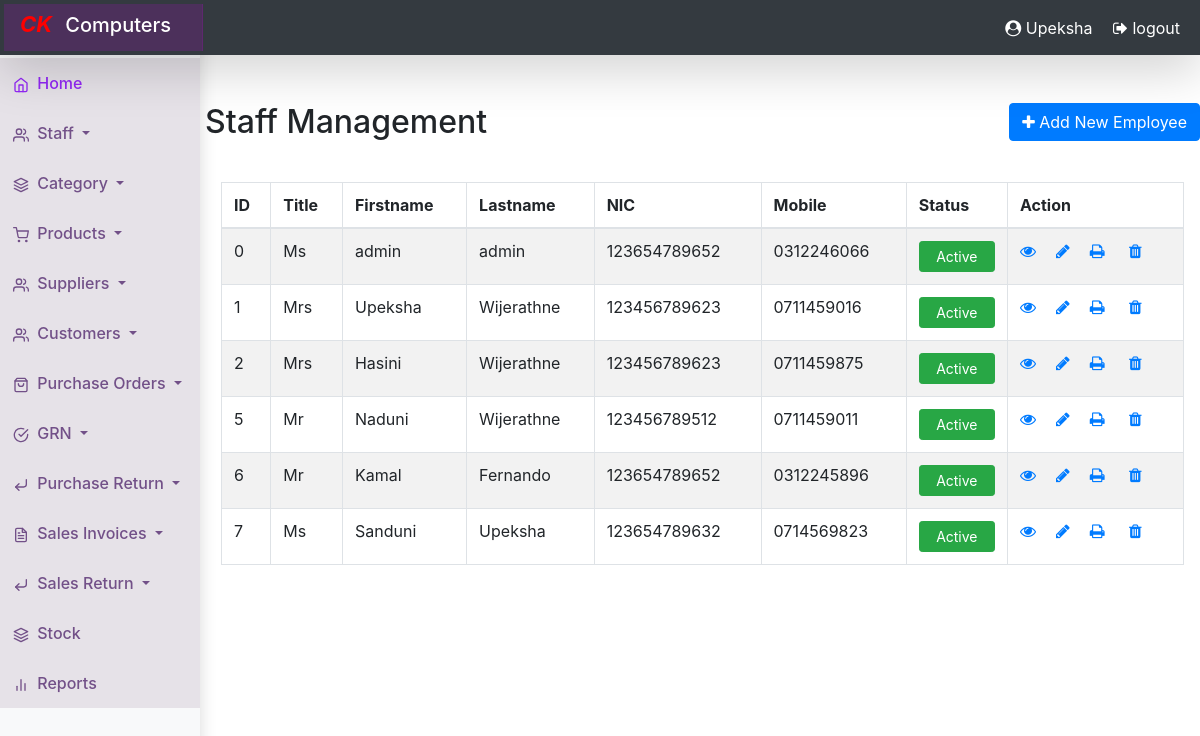
Before: /staff/index.php (signed in) with the older database file.
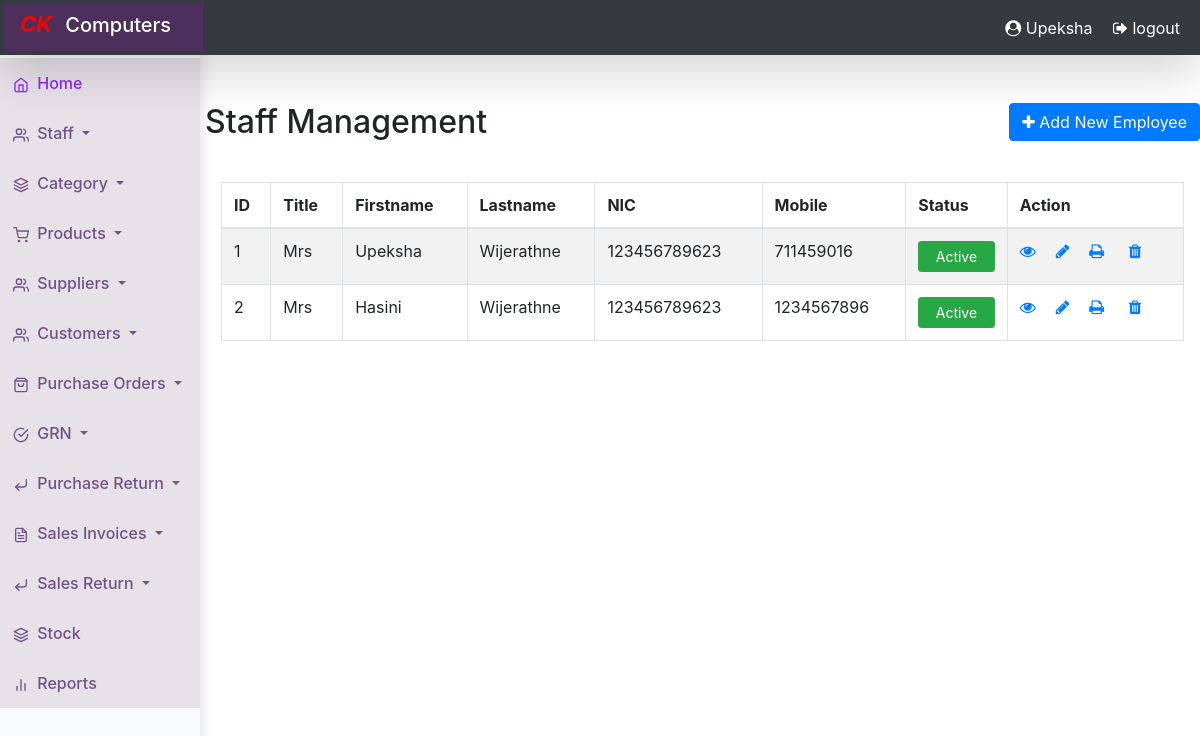
After: the same page with the newer database file.
### tables this page shows
CREATE TABLE `staff` (
  `id` int(100) NOT NULL,
  `title` varchar(11) NOT NULL,
  `firstname` varchar(30) NOT NULL,
  `lastname` varchar(30) NOT NULL,
  `gender` varchar(11) NOT NULL,
  `address` varchar(100) NOT NULL,
  `email` varchar(30) NOT NULL,
  `mobile` int(10) NOT NULL,
  `dob` date NOT NULL,
  `nic` bigint(50) NOT NULL,
  `user_type` varchar(20) NOT NULL,
  `username` varchar(30) NOT NULL DEFAULT '',
  `password` varchar(50) NOT NULL DEFAULT '',
  `status` tinyint(4) NOT NULL DEFAULT 1
);

### staff/index.php (the view, shortened to what this page needs)
<?php
require_once '../common/config.php';
?>
<?php include "../common/header.php"; ?>
 <?php require_once '../common/navbar.php'; ?>
<!DOCTYPE html>
<html lang="en">
    <head>
    <link rel="stylesheet" type="text/css" href="https://cdn.datatables.net/v/dt/dt-1.12.1/datatables.min.css"/>
    <link rel="stylesheet" href="https://maxcdn.bootstrapcdn.com/font-awesome/4.7.0/css/font-awesome.min.css">
    </head>
    <body style="background-image: url(../images/BG100.jpg); background-size: cover; background-repeat:no-repeat;">
    <div class="wrapper">
            <div class="row">
            <div class="col-lg-2"></div>
                <div class="col-lg-10">
                    <div class="mt-5 mb-3 clearfix">
                        <h2 class="pull-left">Staff Management</h2>
                        <a href="create.php" class="btn btn-primary pull-right"><i class="fa fa-plus"></i> Add New Employee</a>
                    </div>
                    <?php
                    $sql = "SELECT * FROM staff ";
                    if($result = mysqli_query($link, $sql)){
                        if(mysqli_num_rows($result) > 0){
                            echo '<div class="bg-white p-3"><table class="table table-bordered table-striped " id="myTable" >';
                                echo "<thead>";
                                    echo "<tr>";
                                        echo "<th>ID</th>";
                                        echo "<th>Title</th>";
                                        echo "<th>Firstname</th>";
                                        echo "<th>Lastname</th>";
                                        echo "<th>NIC</th>";
                                        echo "<th>Mobile</th>";
                                        echo "<th>Status</th>";
                                        echo "<th>Action</th>";
                                    echo "</tr>";
                                echo "</thead>";
                                echo "<tbody>";
                                while($row = mysqli_fetch_array($result)){
                                    echo "<tr>";
                                        echo "<td>" . $row['id'] . "</td>";
                                        echo "<td>" . $row['title'] . "</td>";
                                        echo "<td>" . $row['firstname'] . "</td>";
                                        echo "<td>" . $row['lastname'] . "</td>";
                                        echo "<td>" . $row['nic'] . "</td>";
                                        echo "<td>" . $row['mobile'] . "</td>";
                                        echo "<td>";
                                            $status = $row['status'];
                                            if($status==1){
                                                echo "<a href='delete.php?id=". $row['id'] ."' class='btn btn-success btn-sm col-sm-12' role='button'>Active</a>";
                                            }else{
                                                echo "<a href='delete2.php?id=". $row['id'] ."' class='btn btn-danger btn-sm col-sm-12' role='button'>Deactive</a>";
                                            }
                                        echo "</td>";
                                        echo "<td>";
                                            echo '<a href="view.php?id='. $row['id'] .'" class=" icon" title="View Record" data-toggle="tooltip"><span class="fa fa-eye"></span></a>';
                                            echo '<a href="update.php?id='. $row['id'] .'" class=" icon" title="Update Record" data-toggle="tooltip"><span class="fa fa-pencil"></span></a>';
                                            echo '<a href="print.php?id='. $row['id'] .'" class=" icon" title="print Record" data-toggle="tooltip"><span class="fa fa-print"></span></a>';
                                            if($status==1){
                                                echo "<a href='delete.php?id=". $row['id'] ."' title='Deactivate' data-toggle='tooltip'>&nbsp;<i class='fa fa-trash'></i></a>";
                                            }else{
                                                echo "<a href='delete2.php?id=". $row['id'] ."' title='Activate' data-toggle='tooltip'>&nbsp;<i class='fa fa-trash'></i></a>";
                                            }
                                        echo "</td>";
                                    echo "</tr>";
                                    ?>
                                <?php }
                                echo "</tbody>";
                                echo "</table></div>";
                            } else{
                                echo '<div class="alert alert-danger"><em>No records were found.</em></div>';
                            }
                        } else{
                            echo "Oops! Something went wrong. Please try again later.";
                        }
                    ?>
                </div>
            </div>
        </div>
</body>
</html>

Changed rows visible on the page:
removed staff: id "0", title "Ms", firstname "admin", lastname "admin", nic "123654789652", mobile "0312246066"
removed staff: id "5", title "Mr", firstname "Naduni", lastname "Wijerathne", nic "123456789512", mobile "0711459011"
removed staff: id "6", title "Mr", firstname "Kamal", lastname "Fernando", nic "123654789652", mobile "0312245896"
removed staff: id "7", title "Ms", firstname "Sanduni", lastname "Upeksha", nic "123654789632", mobile "0714569823"
changed staff "Upeksha": mobile "0711459016" → "711459016"
changed staff "Hasini": mobile "0711459875" → "1234567896"
